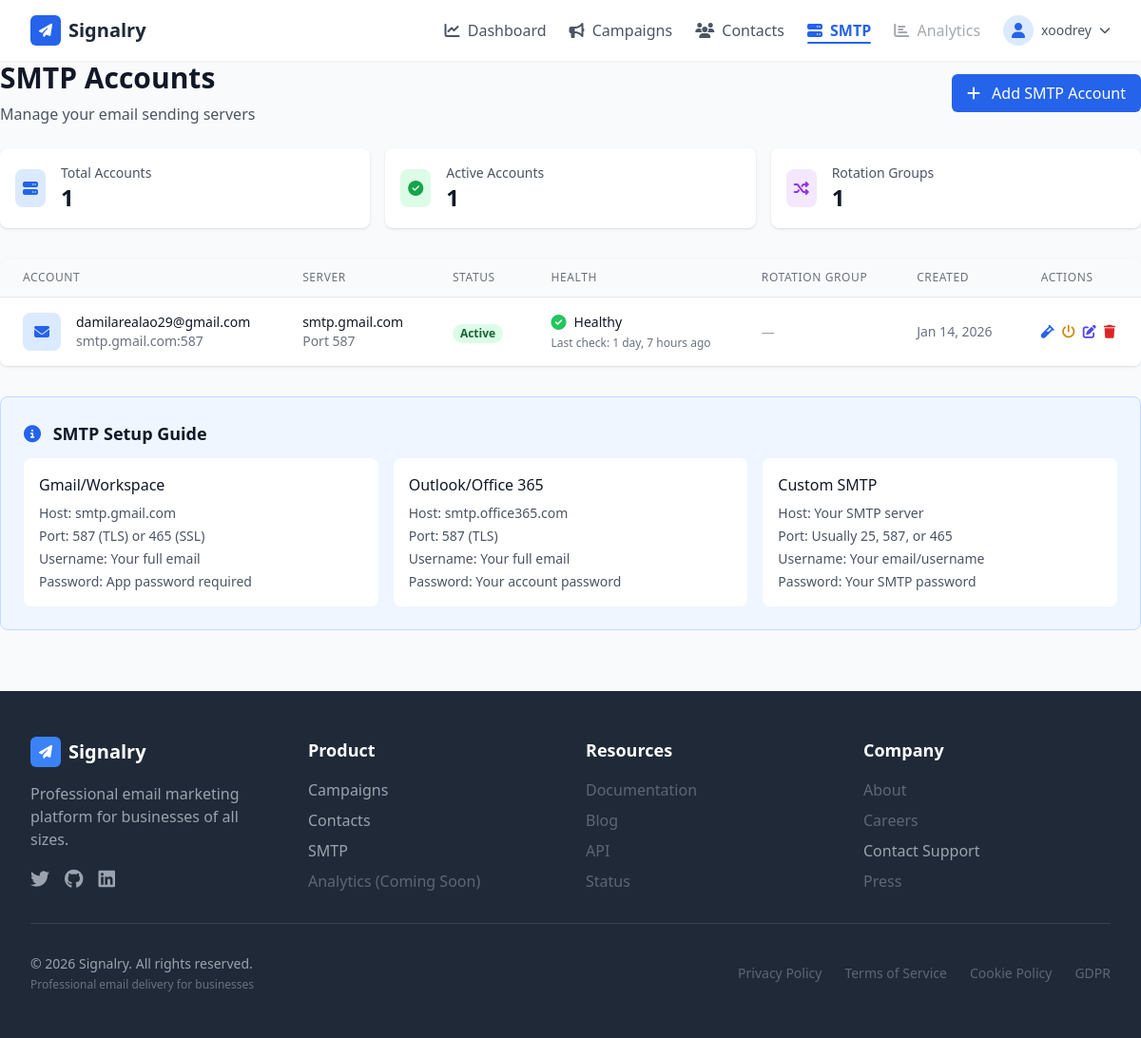
The app's page /smtp/ (signed in), older data.
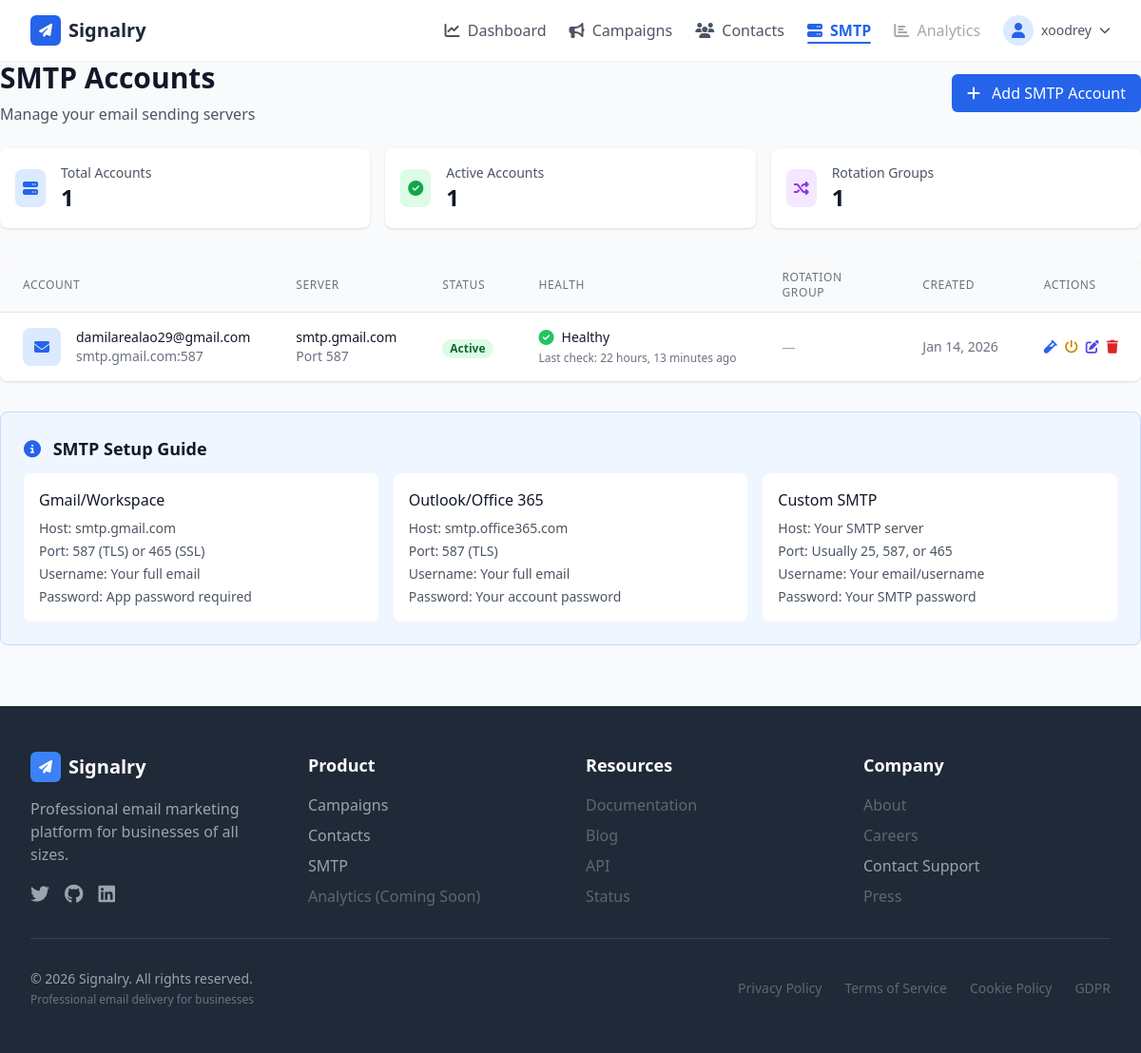
The same page, newer data.
### smtp/models.py (models this page shows, shortened)
class SMTPAccount(models.Model):
    user = models.ForeignKey(User, on_delete=models.CASCADE, related_name="smtp_accounts")
    smtp_host = models.CharField(max_length=255)
    smtp_port = models.PositiveIntegerField()
    smtp_user = models.CharField(max_length=255)
    smtp_password_encrypted = models.TextField()
    rotation_group = models.CharField(max_length=50, blank=True, null=True)
    status = models.CharField(max_length=10, choices=STATUS_CHOICES, default="active")
    last_health_check = models.DateTimeField(blank=True, null=True)
    failure_count = models.PositiveIntegerField(default=0)
    created_at = models.DateTimeField(default=timezone.now)
    updated_at = models.DateTimeField(auto_now=True)
    objects = SMTPAccountManager()

### smtp/views.py (the view)
# urls.py: path('', views.SMTPListView.as_view(), name='list'),
class SMTPListView(LoginRequiredMixin, ListView):
    model = SMTPAccount
    template_name = 'core/smtp/smtp_list.html'
    context_object_name = 'smtp_accounts'
    def get_queryset(self):
        return SMTPAccount.objects.filter(user=self.request.user).order_by('-created_at')
    def get_context_data(self, **kwargs):
        context = super().get_context_data(**kwargs)
        context['active_count'] = self.get_queryset().filter(status='active').count()
        context['total_count'] = self.get_queryset().count()
        return context

### core/context_processors.py (called while the page is built)
def site_settings(request):
    return {
        'SITE_URL': getattr(settings, 'SITE_URL', 'http://localhost:8000'),
        'SITE_NAME': getattr(settings, 'SITE_NAME', 'Signalry'),
        'EMAIL_FROM_NAME': getattr(settings, 'EMAIL_FROM_NAME', 'Signalry'),
    }

### users/models.py (called while the page is built)
    def get_display_name(self):
        if self.full_name and self.full_name.strip():
            return self.full_name.strip()
        if '@' in self.email:
            return self.email.split('@')[0]
        return self.email

### core/templates/core/smtp/smtp_list.html (shortened to what the changed rows need)
{% extends "core/base.html" %}
{% block content %}
<div class="max-w-7xl mx-auto">
    <div class="mb-8">
        <div class="flex justify-between items-center">
            <div>
                <h1 class="text-3xl font-bold text-gray-900">SMTP Accounts</h1>
            </div>
        </div>
    </div>
    <div class="bg-white rounded-lg shadow overflow-hidden">
        {% if smtp_accounts %}
        <div class="overflow-x-auto">
            <table class="min-w-full divide-y divide-gray-200">
                <thead class="bg-gray-50">
                    <tr>
                        <th scope="col" class="px-6 py-3 text-left text-xs font-medium text-gray-500 uppercase tracking-wider">
                            Account
                        </th>
                        <th scope="col" class="px-6 py-3 text-left text-xs font-medium text-gray-500 uppercase tracking-wider">
                            Server
                        </th>
                        <th scope="col" class="px-6 py-3 text-left text-xs font-medium text-gray-500 uppercase tracking-wider">
                            Status
                        </th>
                        <th scope="col" class="px-6 py-3 text-left text-xs font-medium text-gray-500 uppercase tracking-wider">
                            Health
                        </th>
                        <th scope="col" class="px-6 py-3 text-left text-xs font-medium text-gray-500 uppercase tracking-wider">
                            Rotation Group
                        </th>
                        <th scope="col" class="px-6 py-3 text-left text-xs font-medium text-gray-500 uppercase tracking-wider">
                            Created
                        </th>
                        <th scope="col" class="px-6 py-3 text-left text-xs font-medium text-gray-500 uppercase tracking-wider">
                            Actions
                        </th>
                    </tr>
                </thead>
                <tbody class="bg-white divide-y divide-gray-200">
                    {% for account in smtp_accounts %}
                    <tr class="hover:bg-gray-50">
                        <td class="px-6 py-4 whitespace-nowrap">
                            <div class="flex items-center">
                                <div class="flex-shrink-0 h-10 w-10 bg-blue-100 rounded-lg flex items-center justify-center">
                                    <i class="fas fa-envelope text-blue-600"></i>
                                </div>
                                <div class="ml-4">
                                    <div class="text-sm font-medium text-gray-900">
                                        {{ account.smtp_user }}
                                    </div>
                                    <div class="text-sm text-gray-500">
                                        {{ account.smtp_host }}:{{ account.smtp_port }}
                                    </div>
                                </div>
                            </div>
                        </td>
                        <td class="px-6 py-4 whitespace-nowrap">
                            <div class="text-sm text-gray-900">{{ account.smtp_host }}</div>
                            <div class="text-sm text-gray-500">Port {{ account.smtp_port }}</div>
                        </td>
                        <td class="px-6 py-4 whitespace-nowrap">
                            <span class="px-2 inline-flex text-xs leading-5 font-semibold rounded-full
                                {% if account.status == 'active' %}bg-green-100 text-green-800
                                {% elif account.status == 'disabled' %}bg-gray-100 text-gray-800
                                {% else %}bg-red-100 text-red-800{% endif %}">
                                {{ account.status|title }}
                            </span>
                        </td>
                        <td class="px-6 py-4 whitespace-nowrap">
                            <div class="flex items-center">
                                {% if account.failure_count == 0 %}
                                <i class="fas fa-check-circle text-green-500 mr-2"></i>
                                <span class="text-sm text-gray-900">Healthy</span>
                                {% else %}
                                <i class="fas fa-exclamation-triangle text-yellow-500 mr-2"></i>
                                <span class="text-sm text-gray-900">{{ account.failure_count }} failures</span>
                                {% endif %}
                            </div>
                            {% if account.last_health_check %}
                            <div class="text-xs text-gray-500 mt-1">
                                Last check: {{ account.last_health_check|timesince }} ago
                            </div>
                            {% endif %}
                        </td>
                        <td class="px-6 py-4 whitespace-nowrap">
                            {% if account.rotation_group %}
                            <span class="px-2 py-1 text-xs bg-purple-100 text-purple-800 rounded-full">
                                {{ account.rotation_group }}
                            </span>
                            {% else %}
                            <span class="text-gray-400 text-sm">—</span>
                            {% endif %}
                        </td>
                        <td class="px-6 py-4 whitespace-nowrap text-sm text-gray-500">
                            {{ account.created_at|date:"M d, Y" }}
                        </td>
                        <td class="px-6 py-4 whitespace-nowrap text-sm font-medium">
                            <div class="flex space-x-2">
                                <form method="post" action="{% url 'smtp:test' account.pk %}" class="inline">
                                    <button type="submit" class="text-blue-600 hover:text-blue-900" title="Test Connection">
                                        <i class="fas fa-vial"></i>
                                    </button>
                                </form>
                                <form method="post" action="{% url 'smtp:toggle' account.pk %}" class="inline">
                                    <button type="submit" class="text-yellow-600 hover:text-yellow-900"
                                            title="{% if account.status == 'active' %}Disable{% else %}Activate{% endif %}">
                                        <i class="fas fa-power-off"></i>
                                    </button>
                                </form>
                                <a href="{% url 'smtp:edit' account.pk %}" class="text-indigo-600 hover:text-indigo-900" title="Edit">
                                    <i class="fas fa-edit"></i>
                                </a>
                                <form method="post" action="{% url 'smtp:delete' account.pk %}" class="inline"
                                      onsubmit="return confirm('Are you sure you want to delete this SMTP account?');">
                                    <button type="submit" class="text-red-600 hover:text-red-900" title="Delete">
                                        <i class="fas fa-trash"></i>
                                    </button>
                                </form>
                            </div>
                        </td>
                    </tr>
                    {% endfor %}
                </tbody>
            </table>
        </div>
        {% endif %}
    </div>
</div>
{% endblock %}

Row changes from the older to the newer data that the page shows:
changed SMTPAccount "damilarealao29@gmail.com": last_health_check "1 day, 7 hours" → "22 hours, 13 minutes"
